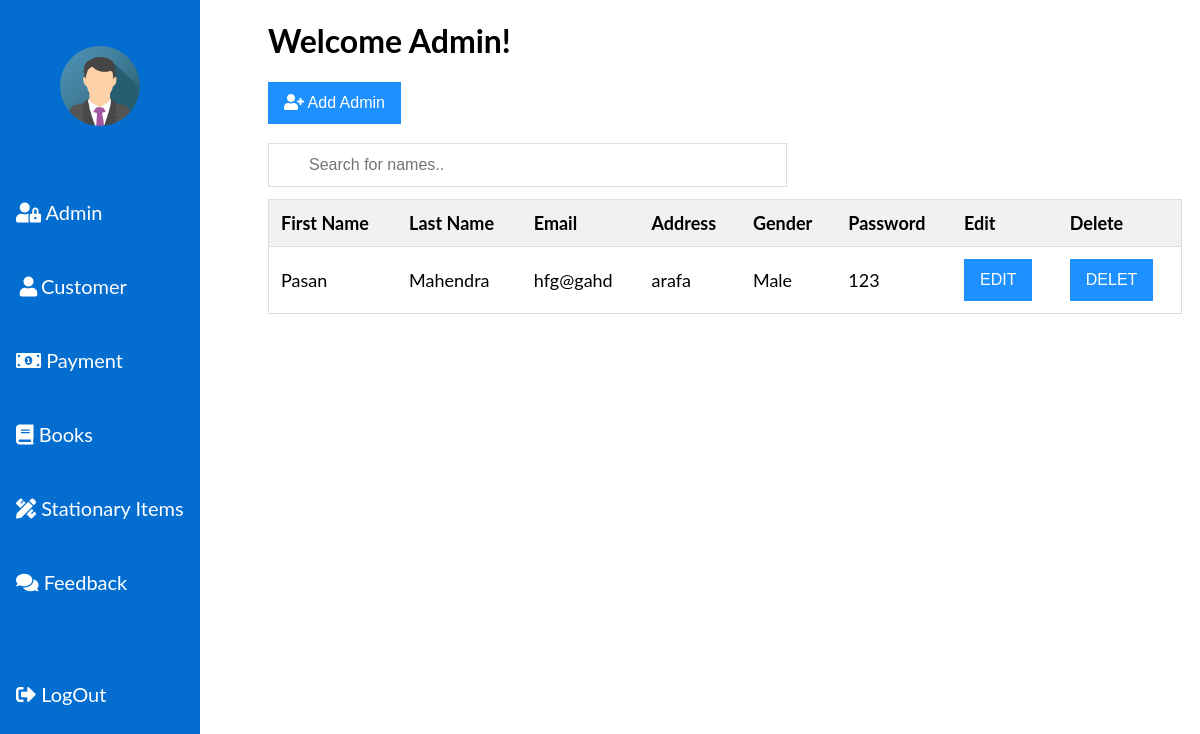
/Admin/admin.php, run on the app's committed database.
### tables this page shows
CREATE TABLE `user` (
  `CID` int(11) NOT NULL,
  `Firstname` varchar(20) NOT NULL,
  `Lastname` varchar(20) NOT NULL,
  `Email` varchar(100) NOT NULL,
  `Address` varchar(200) NOT NULL,
  `Gender` varchar(10) NOT NULL,
  `UserType` varchar(50) NOT NULL DEFAULT 'user',
  `Password` varchar(50) NOT NULL
);

### Admin/admin.php (the view, shortened to what this page needs)
<!DOCTYPE html>
<html lang="en">
<head>
    <link rel="stylesheet" href="https://pro.fontawesome.com/releases/v5.10.0/css/all.css"/>
    <link rel="stylesheet" href="styles/admin.css">
    <link rel="stylesheet" href="admin.css">
</head>
<body>
<?php include 'sidebar.php';?>
<div class="main">
  <h1>Welcome Admin!</h1>
<div>
<a href="register.php"><button class="btn"><i class="fas fa-user-plus"></i> Add Admin</button></a>
</div>
<br>
<div>
  <input type="text" id="myInput" onkeyup="myFunction()" placeholder="Search for names..">
<?php
$conn = mysqli_connect("localhost","root","","bookstore");
  $query ="SELECT* FROM user WHERE UserType='admin'";
  $query_run= mysqli_query($conn, $query);
?>
<table id="myTable">
  <tr class="header">
    <th >First Name</th>
    <th >Last Name</th>
    <th>Email</th>
    <th>Address</th>
    <th>Gender</th>
    <th>Password</th>
    <th>Edit</th>
    <th>Delete</th>
  </tr>
   <?php
   if(mysqli_num_rows($query_run)>0)
   {
     while($row =mysqli_fetch_assoc($query_run))
     {
       ?>
      <tr>
      <td><?php echo $row['Firstname']?></td>
      <td><?php echo $row['Lastname']?></td>
      <td><?php echo $row['Email']?></td>
      <td><?php echo $row['Address']?></td>
      <td><?php echo $row['Gender']?></td>
      <td><?php echo $row['Password']?></td>
      <td>
        <form action="admin_edit.php" method ="POST">
        <button  type="submit" name="edit_btn" class="btn">EDIT</button>
        </form>
      </td>
      <td>
      <form action="" method ="POST">
      <button type="submit" name="delete_btn" class="btn">DELET</button>
      </form>
      </td>
  </tr>
<?php
     }
    }
    else{
      echo"No record found";
    }
     ?>
</table>
</div>
</div>
</body>
</html>

### Admin/styles/admin.css (style rules this page uses)
.main { margin-left: 250px; padding: 0px 10px; }
.btn { background-color: DodgerBlue; border: none; color: white; padding: 12px 16px; font-size: 16px; cursor: pointer; }
#myInput { background-image: url('/css/searchicon.png'); background-position: 10px 12px; background-repeat: no-repeat; width: 50%; font-size: 16px; padding: 12px 20px 12px 40px; border: 1px solid #ddd; margin-bottom: 12px; }
#myTable { border-collapse: collapse; width: 100%; border: 1px solid #ddd; font-size: 18px; }
#myTable th, #myTable td { text-align: left; padding: 12px; }
#myTable tr { border-bottom: 1px solid #ddd; }
#myTable tr.header, #myTable tr:hover { background-color: #f1f1f1; }

### Admin/admin.css (style rules this page uses)
body { font-family: "Lato", sans-serif; }
.main { margin-left: 250px; padding: 0px 10px; }

### data on the page
user: Firstname "Pasan", Lastname "Mahendra", Email "hfg@gahd", Address "arafa", Gender "Male", Password "123"
